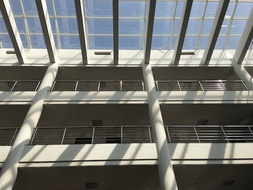
#> input picture 1.JPG, 253 x 190 px, shrunk from 567 x 425 before the run
$ python sifttest.py   (older library calls are emulated)
#> lines starting #> are read from the running program, lines starting #| are printed output that depends on the picture
### siftmatcher.py
from siftdetector import detect_keypoints
import numpy as np
import cv2
import itertools


def match_template(imagename, templatename, threshold, cutoff):
#> called with imagename = '1.JPG', templatename = '2.JPG', threshold = 5, cutoff = 0.7
    img = cv2.imread(imagename)
#> img is the input picture: shape (190, 253, 3); mean B, G, R 111.4, 115.4, 114.6
    template = cv2.imread(templatename)
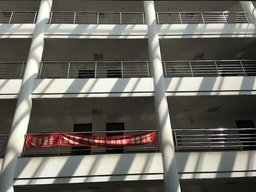
#> input picture 2.JPG, 256 x 192 px, shrunk from 574 x 431 before the run
#> template is the input picture: shape (192, 256, 3); mean B, G, R 96.3, 103.8, 106.7

    [kpi, di] = detect_keypoints(imagename, threshold)
    [kpt, dt] = detect_keypoints(templatename, threshold)

    flann_params = dict(algorithm=1, trees=4)
    flann = cv2.flann_Index(np.asarray(di, np.float32), flann_params)
    idx, dist = flann.knnSearch(np.asarray(dt, np.float32), 1, params={})
    del flann

    dist = dist[:, 0] / 2500.0
    dist = dist.reshape(-1, ).tolist()
    idx = idx.reshape(-1).tolist()
    indices = range(len(dist))
    indices.sort(key=lambda i: dist[i])
    dist = [dist[i] for i in indices]
    idx = [idx[i] for i in indices]

    kpi_cut = []
    for i, dis in itertools.izip(idx, dist):
        if dis < cutoff:
            kpi_cut.append(kpi[i])
        else:
            break

    kpt_cut = []
    for i, dis in itertools.izip(indices, dist):
        if dis < cutoff:
            kpt_cut.append(kpt[i])
        else:
            break

    h1, w1 = img.shape[:2]
    h2, w2 = template.shape[:2]
    nWidth = w1 + w2
    nHeight = max(h1, h2)
    hdif = (h1 - h2) / 2
    newimg = np.zeros((nHeight, nWidth, 3), np.uint8)
    newimg[hdif:hdif + h2, :w2] = template
    newimg[:h1, w2:w1 + w2] = img

    for i in range(min(len(kpi), len(kpt))):
        pt_a = (int(kpt[i, 1]), int(kpt[i, 0] + hdif))
        pt_b = (int(kpi[i, 1] + w2), int(kpi[i, 0]))
        cv2.line(newimg, pt_a, pt_b, (255, 0, 0))

    cv2.imwrite('matches.jpg', newimg)

### siftdetector.py
import numpy as np
from scipy import signal
from scipy import misc
from scipy import ndimage
from scipy.stats import multivariate_normal
from numpy.linalg import norm
import numpy.linalg


# INPUTS: imagename (filename of image, string)
#         threshold (constrast threshold, int or float)
# OUTPUT: keypoints (an array of four column, where the first is the x location, the second is the y location, the third is the scale, and the fourth is the orientation)
#         descriptors (an array of 128 columns, which correspond to the SIFT descriptor)

def detect_keypoints(imagename, threshold):
    # SIFT Detector
    # --------------

#> called with imagename = '1.JPG', threshold = 5
    original = ndimage.imread(imagename, flatten=True)
#> original: shape (190, 253) float32; min 0.299, max 254.8, mean 114.7

    # SIFT Parameters
    s = 3
    k = 2 ** (1.0 / s)
    # threshold variable is the contrast threshold. Set to at least 1

    # Standard deviations for Gaussian smoothing
    kvec1 = np.array([1.3, 1.6, 1.6 * k, 1.6 * (k ** 2), 1.6 * (k ** 3), 1.6 * (k ** 4)])
    kvec2 = np.array([1.6 * (k ** 2), 1.6 * (k ** 3), 1.6 * (k ** 4), 1.6 * (k ** 5), 1.6 * (k ** 6), 1.6 * (k ** 7)])
    kvec3 = np.array([1.6 * (k ** 5), 1.6 * (k ** 6), 1.6 * (k ** 7), 1.6 * (k ** 8), 1.6 * (k ** 9), 1.6 * (k ** 10)])
    kvec4 = np.array(
        [1.6 * (k ** 8), 1.6 * (k ** 9), 1.6 * (k ** 10), 1.6 * (k ** 11), 1.6 * (k ** 12), 1.6 * (k ** 13)])
    kvectotal = np.array(
        [1.6, 1.6 * k, 1.6 * (k ** 2), 1.6 * (k ** 3), 1.6 * (k ** 4), 1.6 * (k ** 5), 1.6 * (k ** 6), 1.6 * (k ** 7),
         1.6 * (k ** 8), 1.6 * (k ** 9), 1.6 * (k ** 10), 1.6 * (k ** 11)])

    # Downsampling images
    doubled = misc.imresize(original, 200, 'bilinear').astype(int)
    normal = misc.imresize(doubled, 50, 'bilinear').astype(int)
    halved = misc.imresize(normal, 50, 'bilinear').astype(int)
    quartered = misc.imresize(halved, 50, 'bilinear').astype(int)

    # Initialize Gaussian pyramids
    pyrlvl1 = np.zeros((doubled.shape[0], doubled.shape[1], 6))
    pyrlvl2 = np.zeros((normal.shape[0], normal.shape[1], 6))
    pyrlvl3 = np.zeros((halved.shape[0], halved.shape[1], 6))
    pyrlvl4 = np.zeros((quartered.shape[0], quartered.shape[1], 6))

    print "Constructing pyramids..."

    # Construct Gaussian pyramids
    for i in range(0, 6):
        pyrlvl1[:, :, i] = ndimage.filters.gaussian_filter(doubled, kvec1[i])
        pyrlvl2[:, :, i] = misc.imresize(ndimage.filters.gaussian_filter(doubled, kvec2[i]), 50, 'bilinear')
        pyrlvl3[:, :, i] = misc.imresize(ndimage.filters.gaussian_filter(doubled, kvec3[i]), 25, 'bilinear')
        pyrlvl4[:, :, i] = misc.imresize(ndimage.filters.gaussian_filter(doubled, kvec4[i]), 1.0 / 8.0, 'bilinear')

    # Initialize Difference-of-Gaussians (DoG) pyramids
    diffpyrlvl1 = np.zeros((doubled.shape[0], doubled.shape[1], 5))
    diffpyrlvl2 = np.zeros((normal.shape[0], normal.shape[1], 5))
    diffpyrlvl3 = np.zeros((halved.shape[0], halved.shape[1], 5))
    diffpyrlvl4 = np.zeros((quartered.shape[0], quartered.shape[1], 5))

    # Construct DoG pyramids
    for i in range(0, 5):
        diffpyrlvl1[:, :, i] = pyrlvl1[:, :, i + 1] - pyrlvl1[:, :, i]
        diffpyrlvl2[:, :, i] = pyrlvl2[:, :, i + 1] - pyrlvl2[:, :, i]
        diffpyrlvl3[:, :, i] = pyrlvl3[:, :, i + 1] - pyrlvl3[:, :, i]
        diffpyrlvl4[:, :, i] = pyrlvl4[:, :, i + 1] - pyrlvl4[:, :, i]

    # Initialize pyramids to store extrema locations
    extrpyrlvl1 = np.zeros((doubled.shape[0], doubled.shape[1], 3))
    extrpyrlvl2 = np.zeros((normal.shape[0], normal.shape[1], 3))
    extrpyrlvl3 = np.zeros((halved.shape[0], halved.shape[1], 3))
    extrpyrlvl4 = np.zeros((quartered.shape[0], quartered.shape[1], 3))

    print "Starting extrema detection..."
    print "First octave"

    # In each of the following for loops, elements of each pyramids that are larger or smaller than its 26 immediate neighbors in space and scale are labeled as extrema. As explained in section 4 of Lowe's paper, these initial extrema are pruned by checking that their contrast and curvature are above certain thresholds. The thresholds used here are those suggested by Lowe.

    for i in range(1, 4):
        for j in range(80, doubled.shape[0] - 80):
            for k in range(80, doubled.shape[1] - 80):
                if np.absolute(diffpyrlvl1[j, k, i]) < threshold:
                    continue

                maxbool = (diffpyrlvl1[j, k, i] > 0)
                minbool = (diffpyrlvl1[j, k, i] < 0)

                for di in range(-1, 2):
                    for dj in range(-1, 2):
                        for dk in range(-1, 2):
                            if di == 0 and dj == 0 and dk == 0:
                                continue
                            maxbool = maxbool and (diffpyrlvl1[j, k, i] > diffpyrlvl1[j + dj, k + dk, i + di])
                            minbool = minbool and (diffpyrlvl1[j, k, i] < diffpyrlvl1[j + dj, k + dk, i + di])
                            if not maxbool and not minbool:
                                break

                        if not maxbool and not minbool:
                            break

                    if not maxbool and not minbool:
                        break

                if maxbool or minbool:
                    dx = (diffpyrlvl1[j, k + 1, i] - diffpyrlvl1[j, k - 1, i]) * 0.5 / 255
                    dy = (diffpyrlvl1[j + 1, k, i] - diffpyrlvl1[j - 1, k, i]) * 0.5 / 255
                    ds = (diffpyrlvl1[j, k, i + 1] - diffpyrlvl1[j, k, i - 1]) * 0.5 / 255
                    dxx = (diffpyrlvl1[j, k + 1, i] + diffpyrlvl1[j, k - 1, i] - 2 * diffpyrlvl1[j, k, i]) * 1.0 / 255
                    dyy = (diffpyrlvl1[j + 1, k, i] + diffpyrlvl1[j - 1, k, i] - 2 * diffpyrlvl1[j, k, i]) * 1.0 / 255
                    dss = (diffpyrlvl1[j, k, i + 1] + diffpyrlvl1[j, k, i - 1] - 2 * diffpyrlvl1[j, k, i]) * 1.0 / 255
                    dxy = (diffpyrlvl1[j + 1, k + 1, i] - diffpyrlvl1[j + 1, k - 1, i] - diffpyrlvl1[j - 1, k + 1, i] +
                           diffpyrlvl1[j - 1, k - 1, i]) * 0.25 / 255
                    dxs = (diffpyrlvl1[j, k + 1, i + 1] - diffpyrlvl1[j, k - 1, i + 1] - diffpyrlvl1[j, k + 1, i - 1] +
                           diffpyrlvl1[j, k - 1, i - 1]) * 0.25 / 255
                    dys = (diffpyrlvl1[j + 1, k, i + 1] - diffpyrlvl1[j - 1, k, i + 1] - diffpyrlvl1[j + 1, k, i - 1] +
                           diffpyrlvl1[j - 1, k, i - 1]) * 0.25 / 255

                    dD = np.matrix([[dx], [dy], [ds]])
                    H = np.matrix([[dxx, dxy, dxs], [dxy, dyy, dys], [dxs, dys, dss]])
                    x_hat = numpy.linalg.lstsq(H, dD)[0]
                    D_x_hat = diffpyrlvl1[j, k, i] + 0.5 * np.dot(dD.transpose(), x_hat)

                    r = 10.0
                    if ((((dxx + dyy) ** 2) * r) < (dxx * dyy - (dxy ** 2)) * (((r + 1) ** 2))) and (
                            np.absolute(x_hat[0]) < 0.5) and (np.absolute(x_hat[1]) < 0.5) and (
                            np.absolute(x_hat[2]) < 0.5) and (np.absolute(D_x_hat) > 0.03):
                        extrpyrlvl1[j, k, i - 1] = 1
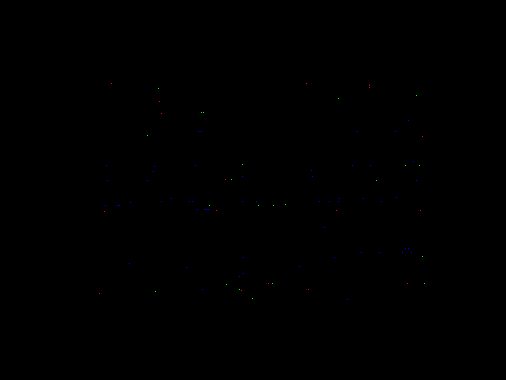
#> extrpyrlvl1: shape (380, 506, 3) float64; mean of channels 0, 1, 2 0.000291, 0.000114, 8.84e-05; drawn as B, G, R

    print "Second octave"

    for i in range(1, 4):
        for j in range(40, normal.shape[0] - 40):
            for k in range(40, normal.shape[1] - 40):
                if np.absolute(diffpyrlvl2[j, k, i]) < threshold:
                    continue

                maxbool = (diffpyrlvl2[j, k, i] > 0)
                minbool = (diffpyrlvl2[j, k, i] < 0)

                for di in range(-1, 2):
                    for dj in range(-1, 2):
                        for dk in range(-1, 2):
                            if di == 0 and dj == 0 and dk == 0:
                                continue
                            maxbool = maxbool and (diffpyrlvl2[j, k, i] > diffpyrlvl2[j + dj, k + dk, i + di])
                            minbool = minbool and (diffpyrlvl2[j, k, i] < diffpyrlvl2[j + dj, k + dk, i + di])
                            if not maxbool and not minbool:
                                break

                        if not maxbool and not minbool:
                            break

                    if not maxbool and not minbool:
                        break

                if maxbool or minbool:
                    dx = (diffpyrlvl2[j, k + 1, i] - diffpyrlvl2[j, k - 1, i]) * 0.5 / 255
                    dy = (diffpyrlvl2[j + 1, k, i] - diffpyrlvl2[j - 1, k, i]) * 0.5 / 255
                    ds = (diffpyrlvl2[j, k, i + 1] - diffpyrlvl2[j, k, i - 1]) * 0.5 / 255
                    dxx = (diffpyrlvl2[j, k + 1, i] + diffpyrlvl2[j, k - 1, i] - 2 * diffpyrlvl2[j, k, i]) * 1.0 / 255
                    dyy = (diffpyrlvl2[j + 1, k, i] + diffpyrlvl2[j - 1, k, i] - 2 * diffpyrlvl2[j, k, i]) * 1.0 / 255
                    dss = (diffpyrlvl2[j, k, i + 1] + diffpyrlvl2[j, k, i - 1] - 2 * diffpyrlvl2[j, k, i]) * 1.0 / 255
                    dxy = (diffpyrlvl2[j + 1, k + 1, i] - diffpyrlvl2[j + 1, k - 1, i] - diffpyrlvl2[j - 1, k + 1, i] +
                           diffpyrlvl2[j - 1, k - 1, i]) * 0.25 / 255
                    dxs = (diffpyrlvl2[j, k + 1, i + 1] - diffpyrlvl2[j, k - 1, i + 1] - diffpyrlvl2[j, k + 1, i - 1] +
                           diffpyrlvl2[j, k - 1, i - 1]) * 0.25 / 255
                    dys = (diffpyrlvl2[j + 1, k, i + 1] - diffpyrlvl2[j - 1, k, i + 1] - diffpyrlvl2[j + 1, k, i - 1] +
                           diffpyrlvl2[j - 1, k, i - 1]) * 0.25 / 255

                    dD = np.matrix([[dx], [dy], [ds]])
                    H = np.matrix([[dxx, dxy, dxs], [dxy, dyy, dys], [dxs, dys, dss]])
                    x_hat = numpy.linalg.lstsq(H, dD)[0]
                    D_x_hat = diffpyrlvl2[j, k, i] + 0.5 * np.dot(dD.transpose(), x_hat)

                    r = 10.0
                    if (((dxx + dyy) ** 2) * r) < (dxx * dyy - (dxy ** 2)) * (((r + 1) ** 2)) and np.absolute(
                            x_hat[0]) < 0.5 and np.absolute(x_hat[1]) < 0.5 and np.absolute(
                        x_hat[2]) < 0.5 and np.absolute(D_x_hat) > 0.03:
                        extrpyrlvl2[j, k, i - 1] = 1

    print "Third octave"

    for i in range(1, 4):
        for j in range(20, halved.shape[0] - 20):
            for k in range(20, halved.shape[1] - 20):
                if np.absolute(diffpyrlvl3[j, k, i]) < threshold:
                    continue

                maxbool = (diffpyrlvl3[j, k, i] > 0)
                minbool = (diffpyrlvl3[j, k, i] < 0)

                for di in range(-1, 2):
                    for dj in range(-1, 2):
                        for dk in range(-1, 2):
                            if di == 0 and dj == 0 and dk == 0:
                                continue
                            maxbool = maxbool and (diffpyrlvl3[j, k, i] > diffpyrlvl3[j + dj, k + dk, i + di])
                            minbool = minbool and (diffpyrlvl3[j, k, i] < diffpyrlvl3[j + dj, k + dk, i + di])
                            if not maxbool and not minbool:
                                break

                        if not maxbool and not minbool:
                            break

                    if not maxbool and not minbool:
                        break

                if maxbool or minbool:
                    dx = (diffpyrlvl3[j, k + 1, i] - diffpyrlvl3[j, k - 1, i]) * 0.5 / 255
                    dy = (diffpyrlvl3[j + 1, k, i] - diffpyrlvl3[j - 1, k, i]) * 0.5 / 255
                    ds = (diffpyrlvl3[j, k, i + 1] - diffpyrlvl3[j, k, i - 1]) * 0.5 / 255
                    dxx = (diffpyrlvl3[j, k + 1, i] + diffpyrlvl3[j, k - 1, i] - 2 * diffpyrlvl3[j, k, i]) * 1.0 / 255
                    dyy = (diffpyrlvl3[j + 1, k, i] + diffpyrlvl3[j - 1, k, i] - 2 * diffpyrlvl3[j, k, i]) * 1.0 / 255
                    dss = (diffpyrlvl3[j, k, i + 1] + diffpyrlvl3[j, k, i - 1] - 2 * diffpyrlvl3[j, k, i]) * 1.0 / 255
                    dxy = (diffpyrlvl3[j + 1, k + 1, i] - diffpyrlvl3[j + 1, k - 1, i] - diffpyrlvl3[j - 1, k + 1, i] +
                           diffpyrlvl3[j - 1, k - 1, i]) * 0.25 / 255
                    dxs = (diffpyrlvl3[j, k + 1, i + 1] - diffpyrlvl3[j, k - 1, i + 1] - diffpyrlvl3[j, k + 1, i - 1] +
                           diffpyrlvl3[j, k - 1, i - 1]) * 0.25 / 255
                    dys = (diffpyrlvl3[j + 1, k, i + 1] - diffpyrlvl3[j - 1, k, i + 1] - diffpyrlvl3[j + 1, k, i - 1] +
                           diffpyrlvl3[j - 1, k, i - 1]) * 0.25 / 255

                    dD = np.matrix([[dx], [dy], [ds]])
                    H = np.matrix([[dxx, dxy, dxs], [dxy, dyy, dys], [dxs, dys, dss]])
                    x_hat = numpy.linalg.lstsq(H, dD)[0]
                    D_x_hat = diffpyrlvl3[j, k, i] + 0.5 * np.dot(dD.transpose(), x_hat)

                    r = 10.0
                    if (((dxx + dyy) ** 2) * r) < (dxx * dyy - (dxy ** 2)) * (((r + 1) ** 2)) and np.absolute(
                            x_hat[0]) < 0.5 and np.absolute(x_hat[1]) < 0.5 and np.absolute(
                        x_hat[2]) < 0.5 and np.absolute(D_x_hat) > 0.03:
                        extrpyrlvl3[j, k, i - 1] = 1

    print "Fourth octave"

    for i in range(1, 4):
        for j in range(10, quartered.shape[0] - 10):
            for k in range(10, quartered.shape[1] - 10):
                if np.absolute(diffpyrlvl4[j, k, i]) < threshold:
                    continue

                maxbool = (diffpyrlvl4[j, k, i] > 0)
                minbool = (diffpyrlvl4[j, k, i] < 0)

                for di in range(-1, 2):
                    for dj in range(-1, 2):
                        for dk in range(-1, 2):
                            if di == 0 and dj == 0 and dk == 0:
                                continue
                            maxbool = maxbool and (diffpyrlvl4[j, k, i] > diffpyrlvl4[j + dj, k + dk, i + di])
                            minbool = minbool and (diffpyrlvl4[j, k, i] < diffpyrlvl4[j + dj, k + dk, i + di])
                            if not maxbool and not minbool:
                                break

                        if not maxbool and not minbool:
                            break

                    if not maxbool and not minbool:
                        break

                if maxbool or minbool:
                    dx = (diffpyrlvl4[j, k + 1, i] - diffpyrlvl4[j, k - 1, i]) * 0.5 / 255
                    dy = (diffpyrlvl4[j + 1, k, i] - diffpyrlvl4[j - 1, k, i]) * 0.5 / 255
                    ds = (diffpyrlvl4[j, k, i + 1] - diffpyrlvl4[j, k, i - 1]) * 0.5 / 255
                    dxx = (diffpyrlvl4[j, k + 1, i] + diffpyrlvl4[j, k - 1, i] - 2 * diffpyrlvl4[j, k, i]) * 1.0 / 255
                    dyy = (diffpyrlvl4[j + 1, k, i] + diffpyrlvl4[j - 1, k, i] - 2 * diffpyrlvl4[j, k, i]) * 1.0 / 255
                    dss = (diffpyrlvl4[j, k, i + 1] + diffpyrlvl4[j, k, i - 1] - 2 * diffpyrlvl4[j, k, i]) * 1.0 / 255
                    dxy = (diffpyrlvl4[j + 1, k + 1, i] - diffpyrlvl4[j + 1, k - 1, i] - diffpyrlvl4[j - 1, k + 1, i] +
                           diffpyrlvl4[j - 1, k - 1, i]) * 0.25 / 255
                    dxs = (diffpyrlvl4[j, k + 1, i + 1] - diffpyrlvl4[j, k - 1, i + 1] - diffpyrlvl4[j, k + 1, i - 1] +
                           diffpyrlvl4[j, k - 1, i - 1]) * 0.25 / 255
                    dys = (diffpyrlvl4[j + 1, k, i + 1] - diffpyrlvl4[j - 1, k, i + 1] - diffpyrlvl4[j + 1, k, i - 1] +
                           diffpyrlvl4[j - 1, k, i - 1]) * 0.25 / 255

                    dD = np.matrix([[dx], [dy], [ds]])
                    H = np.matrix([[dxx, dxy, dxs], [dxy, dyy, dys], [dxs, dys, dss]])
                    x_hat = numpy.linalg.lstsq(H, dD)[0]
                    D_x_hat = diffpyrlvl4[j, k, i] + 0.5 * np.dot(dD.transpose(), x_hat)

                    r = 10.0
                    if (((dxx + dyy) ** 2) * r) < (dxx * dyy - (dxy ** 2)) * (((r + 1) ** 2)) and np.absolute(
                            x_hat[0]) < 0.5 and np.absolute(x_hat[1]) < 0.5 and np.absolute(
                        x_hat[2]) < 0.5 and np.absolute(D_x_hat) > 0.03:
                        extrpyrlvl4[j, k, i - 1] = 1

    print "Number of extrema in first octave: %d" % np.sum(extrpyrlvl1)
#| Number of extrema in first octave: 95
    print "Number of extrema in second octave: %d" % np.sum(extrpyrlvl2)
#| Number of extrema in second octave: 63
    print "Number of extrema in third octave: %d" % np.sum(extrpyrlvl3)
#| Number of extrema in third octave: 12
    print "Number of extrema in fourth octave: %d" % np.sum(extrpyrlvl4)
#| Number of extrema in fourth octave: 6

    # Gradient magnitude and orientation for each image sample point at each scale
    magpyrlvl1 = np.zeros((doubled.shape[0], doubled.shape[1], 3))
    magpyrlvl2 = np.zeros((normal.shape[0], normal.shape[1], 3))
    magpyrlvl3 = np.zeros((halved.shape[0], halved.shape[1], 3))
    magpyrlvl4 = np.zeros((quartered.shape[0], quartered.shape[1], 3))

    oripyrlvl1 = np.zeros((doubled.shape[0], doubled.shape[1], 3))
    oripyrlvl2 = np.zeros((normal.shape[0], normal.shape[1], 3))
    oripyrlvl3 = np.zeros((halved.shape[0], halved.shape[1], 3))
    oripyrlvl4 = np.zeros((quartered.shape[0], quartered.shape[1], 3))

    for i in range(0, 3):
        for j in range(1, doubled.shape[0] - 1):
            for k in range(1, doubled.shape[1] - 1):
                magpyrlvl1[j, k, i] = (((doubled[j + 1, k] - doubled[j - 1, k]) ** 2) + (
                        (doubled[j, k + 1] - doubled[j, k - 1]) ** 2)) ** 0.5
                oripyrlvl1[j, k, i] = (36 / (2 * np.pi)) * (np.pi + np.arctan2((doubled[j, k + 1] - doubled[j, k - 1]),
                                                                               (doubled[j + 1, k] - doubled[j - 1, k])))
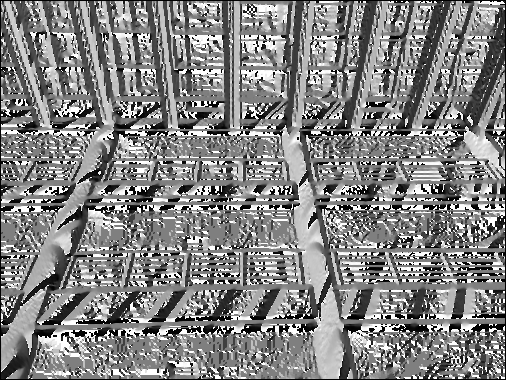
#> oripyrlvl1: shape (380, 506, 3) float64; min 0, max 36, mean 18.6; drawn with min black and max white

    for i in range(0, 3):
        for j in range(1, normal.shape[0] - 1):
            for k in range(1, normal.shape[1] - 1):
                magpyrlvl2[j, k, i] = (((normal[j + 1, k] - normal[j - 1, k]) ** 2) + (
                        (normal[j, k + 1] - normal[j, k - 1]) ** 2)) ** 0.5
                oripyrlvl2[j, k, i] = (36 / (2 * np.pi)) * (np.pi + np.arctan2((normal[j, k + 1] - normal[j, k - 1]),
                                                                               (normal[j + 1, k] - normal[j - 1, k])))
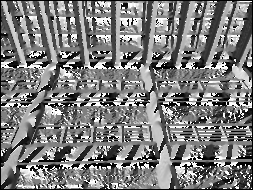
#> oripyrlvl2: shape (190, 253, 3) float64; min 0, max 36, mean 17.7; drawn with min black and max white

    for i in range(0, 3):
        for j in range(1, halved.shape[0] - 1):
            for k in range(1, halved.shape[1] - 1):
                magpyrlvl3[j, k, i] = (((halved[j + 1, k] - halved[j - 1, k]) ** 2) + (
                        (halved[j, k + 1] - halved[j, k - 1]) ** 2)) ** 0.5
                oripyrlvl3[j, k, i] = (36 / (2 * np.pi)) * (np.pi + np.arctan2((halved[j, k + 1] - halved[j, k - 1]),
                                                                               (halved[j + 1, k] - halved[j - 1, k])))
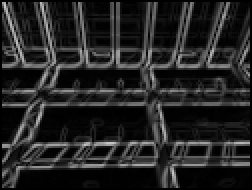
#> magpyrlvl3: shape (95, 126, 3) float64 (shown 2 times larger); min 0, max 198.7, mean 36.3
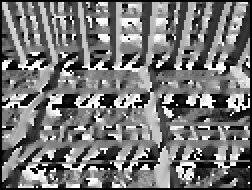
#> oripyrlvl3: shape (95, 126, 3) float64 (shown 2 times larger); min 0, max 36, mean 16.6; drawn with min black and max white

    for i in range(0, 3):
        for j in range(1, quartered.shape[0] - 1):
            for k in range(1, quartered.shape[1] - 1):
                magpyrlvl4[j, k, i] = (((quartered[j + 1, k] - quartered[j - 1, k]) ** 2) + (
                        (quartered[j, k + 1] - quartered[j, k - 1]) ** 2)) ** 0.5
                oripyrlvl4[j, k, i] = (36 / (2 * np.pi)) * (
                        np.pi + np.arctan2((quartered[j, k + 1] - quartered[j, k - 1]),
                                           (quartered[j + 1, k] - quartered[j - 1, k])))
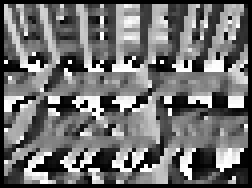
#> oripyrlvl4: shape (47, 63, 3) float64 (shown 4 times larger); min 0, max 36, mean 15.7; drawn with min black and max white

    extr_sum = np.sum(extrpyrlvl1) + np.sum(extrpyrlvl2) + np.sum(extrpyrlvl3) + np.sum(extrpyrlvl4)
#> extr_sum = 176
#> (the run stopped early here; a loop or call above may not have finished)
